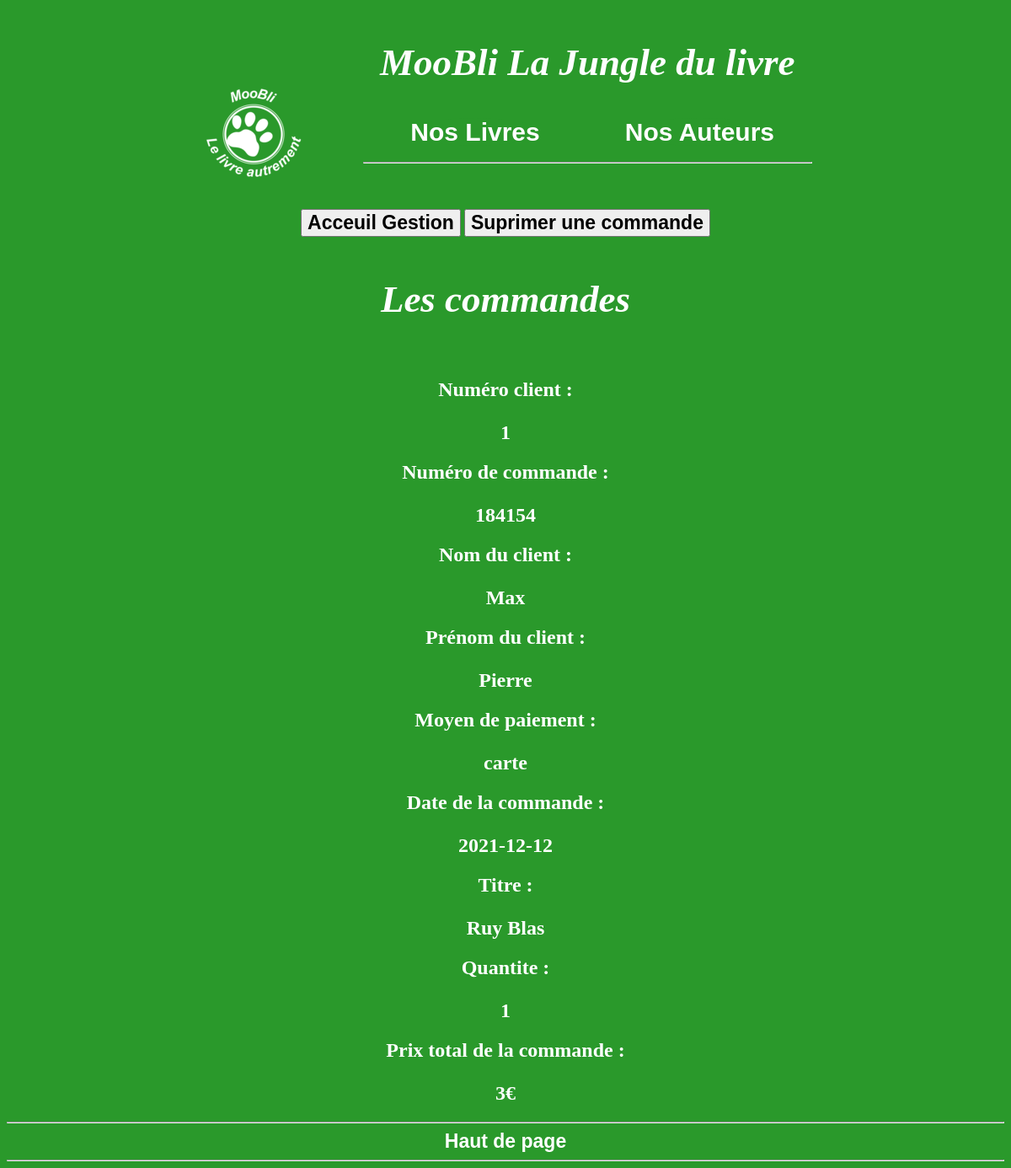
Screenshot of /cmdadmin.php with the database file from the repository.
### tables this page shows
CREATE TABLE `commandevalid` (
  `id` int(100) NOT NULL,
  `client` int(200) NOT NULL,
  `nom` varchar(255) NOT NULL,
  `montant` int(100) NOT NULL,
  `nbcom` int(100) NOT NULL,
  `nomlivr` varchar(255) NOT NULL,
  `quantite` int(100) NOT NULL,
  `prenom` varchar(255) NOT NULL,
  `addresselivraison` varchar(255) NOT NULL,
  `addressefactur` varchar(255) NOT NULL,
  `moyen` varchar(255) NOT NULL,
  `numcarte` int(100) NOT NULL,
  `datexp` date NOT NULL,
  `crypto` int(100) NOT NULL,
  `date_achat` date NOT NULL
);

### cmdadmin.php (the view, shortened to what this page needs)
<!DOCTYPE html>
<html>
 <head>
  <link rel="stylesheet" type="text/css" href="css/css-page.css">
 </head>
 <body>
 	<?php include ("menu.php"); ?>
<center>
    <br>
    <button><a style ="color:black" href="gestionadmin.php">Acceuil Gestion</a></button>
    	<button><a style ="color:black" href="supcom.php">Suprimer une commande</a></button>
    	<br>
    	<br>
	<h1>Les commandes </h1>
    <br>
<?php
try{
	$bdd = new PDO('mysql:host=localhost;dbname=kxmo5226_moobli;charset=utf8', 'kxmo5226_maxime', 'Administrateur@7477');
}catch(Exception $e){
        die('Erreur : '.$e->getMessage());
}
$reponse = $bdd->query('SELECT id, client, nom, prenom, moyen, nbcom, nomlivr, quantite, montant, date_achat FROM `commandevalid` WHERE `date_achat` >= CURRENT_DATE');
while ($donnees = $reponse->fetch())
{
    echo '<p><h2><center> Numéro client : </p>' .$donnees['client']. '</h2></center><p>';
    echo '<p><h2><center> Numéro de commande : </p>' .$donnees['nbcom']. '</h2></center><p>';
    echo '<p><h2><center> Nom du client : </p>'.$donnees['nom']. '</h2></center><p>';
    echo '<p><h2><center> Prénom du client : </p>' .$donnees['prenom']. '</h2></center><p>';
    echo '<p><h2><center> Moyen de paiement : </p>'.$donnees['moyen']. '</h2></center><p>';
    echo '<p><h2><center> Date de la commande : </p>'.$donnees['date_achat']. '</h2></center><p>';
                echo '<p><h2><center> Titre : </p>' .$donnees['nomlivr']. '</h2></center><p>';
                echo '<p><h2><center> Quantite : </p>' .$donnees['quantite']. '</h2></center><p>';
                echo '<p><h2><center> Prix total de la commande : </p>'.$donnees['montant']. '€</h2></center><p>';
                echo'<HR>';
}
?><!--
        <center><a style= "color:white" href="#">Haut de page</a></center>
    <HR>
 </body>
</html>
 </body>
</html>

### css/css-page.css (style rules this page uses)
h1 { color: white; font-size: 45px; font-style: oblique; font-weight: 800; }
body { background-color: #2A992B; }
a { font:bold 23px Arial; }
h2 { color: white; }

### css/style-menu.css (style rules this page uses)
a:link { text-decoration:none }
body { background-color: #2A992B; }
h1 { color: white; font-size: 20spx; font-style: oblique; font-weight: 800; }

### rows the page displays
commandevalid: client "1", nbcom "184154", nom "Max", prenom "Pierre", moyen "carte", date_achat "2021-12-12", nomlivr "Ruy Blas", quantite "1", montant "3"
